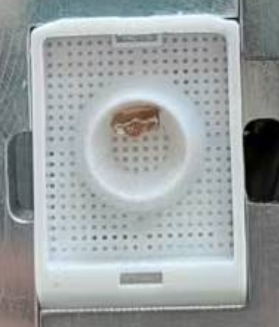
//> input picture NNFramework/pic_src/cont5.png, 279 x 327 px
$ ./mainFW   (built with g++ and OpenCV 4)
//> lines starting //> are read from the running program, lines starting //| are printed output that depends on the picture; after the words box and inside, x2 and y2 are one past the last pixel; in counts of white or black regions, pixels touching at a corner belong together


#include "../headers/opencv.h"

#include <filesystem>
#include <iostream>

int main(){
    cv::Mat image = cv::imread("../NNFramework/pic_src/cont5.png", cv::IMREAD_GRAYSCALE);
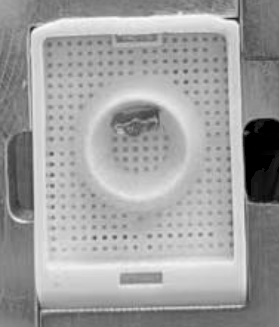
//> image: 327 rows x 279 cols, CV_8UC1; min 0, max 251, mean 159.4

    if(image.empty()) return 0;

    std::cout << __FILE__;

    cv::Mat bin_img;
    cv::Mat blurredImage;
    cv::GaussianBlur(image, blurredImage, cv::Size(7, 7), 1.5);

    cv::threshold(image,bin_img, 190, 255, cv::THRESH_BINARY);
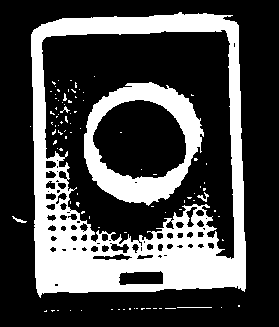
//> bin_img: 327 rows x 279 cols, CV_8UC1; 28.8% white; 93 white regions (87 under 20 px), largest, box (x1, y1, x2, y2) and area: (31, 12, 246, 298) 20291, (84, 82, 204, 206) 5484, (197, 192, 209, 202) 44, (12, 216, 27, 223) 36, (177, 307, 212, 308) 35, (60, 106, 70, 113) 25

    int kernelSize = 4;
    cv::Mat kernel =
            cv::getStructuringElement(cv::MORPH_ELLIPSE,
                                      cv::Size(kernelSize,
                                               kernelSize));

    cv::Mat morphImage;
    cv::morphologyEx(
            bin_img,
            morphImage,
            cv::MORPH_OPEN,
            kernel);
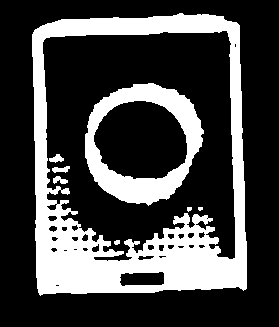
//> morphImage: 327 rows x 279 cols, CV_8UC1; 27.5% white; 8 white regions (1 under 20 px), largest, box (x1, y1, x2, y2) and area: (32, 13, 247, 296) 19405, (85, 83, 204, 206) 5407, (52, 166, 70, 173) 82


    cv::Mat edges;
    double lowerThreshold = 100;
    double upperThreshold = 200;
    cv::Canny(blurredImage, edges, lowerThreshold, upperThreshold);
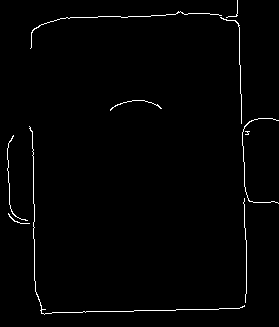
//> edges: 327 rows x 279 cols, CV_8UC1; 1.4% white in thin lines or dots

    cv::imshow("morph", morphImage);
    cv::imshow("edges", edges);
    cv::imshow("cont5.jpg", image);
    cv::imshow("cont5_bin.jpg", bin_img);

    cv::waitKey(0);
}

$ run again, with NNFramework/pic_src/cont1.jpg saved as NNFramework/pic_src/cont5.png
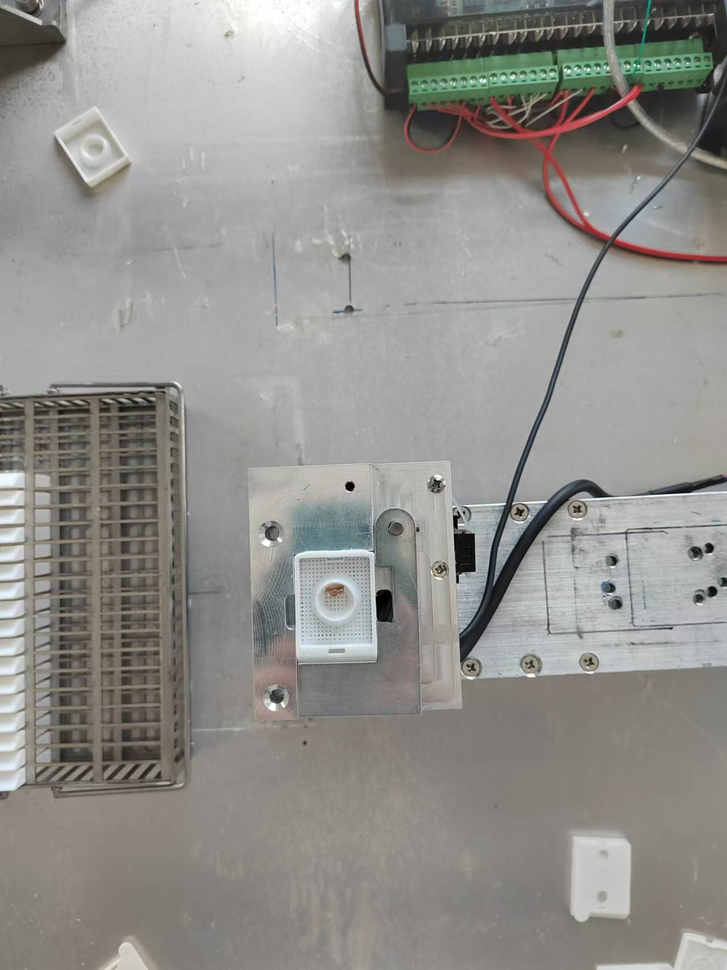
//> input picture NNFramework/pic_src/cont1.jpg, 727 x 970 px, shrunk from 1279 x 1706 before the run
//> `cv::threshold(image,bin_img, 190, 255, cv::THRESH_BINARY);`:
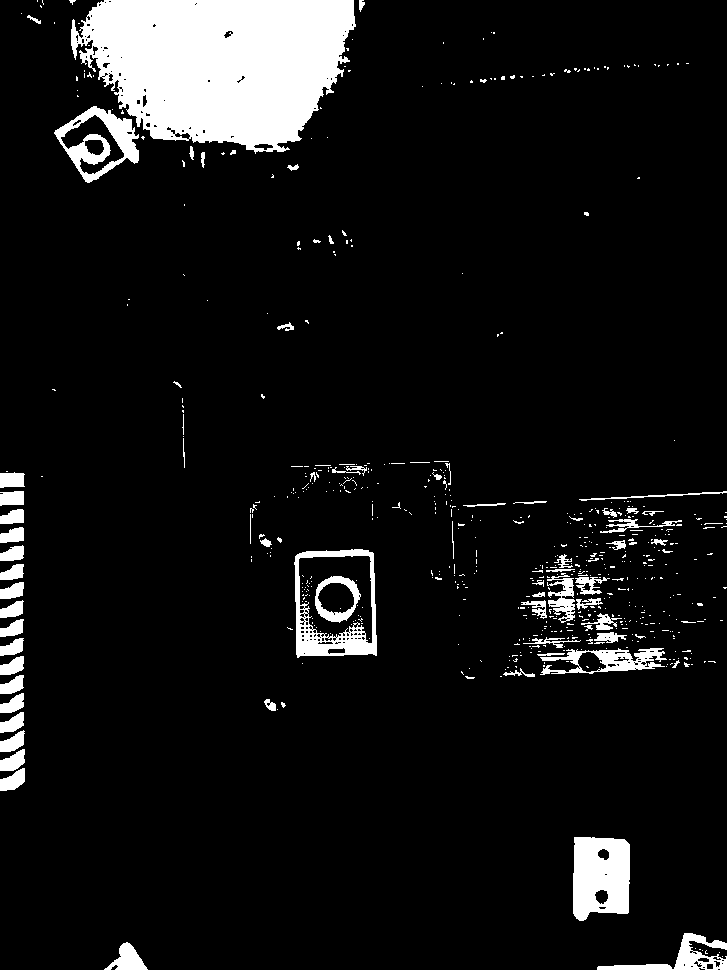
//> bin_img: 970 rows x 727 cols, CV_8UC1; 8.2% white; 622 white regions (545 under 20 px), largest, box (x1, y1, x2, y2) and area: (71, 0, 356, 154) 32138, (573, 837, 630, 921) 4055, (294, 549, 377, 658) 2911
//> morphImage: 970 rows x 727 cols, CV_8UC1; 7.3% white; 85 white regions (19 under 20 px), largest, box (x1, y1, x2, y2) and area: (81, 0, 356, 153) 31560, (574, 838, 631, 922) 4052, (295, 550, 378, 657) 2346
//> `cv::Canny(blurredImage, edges, lowerThreshold, upperThreshold);`:
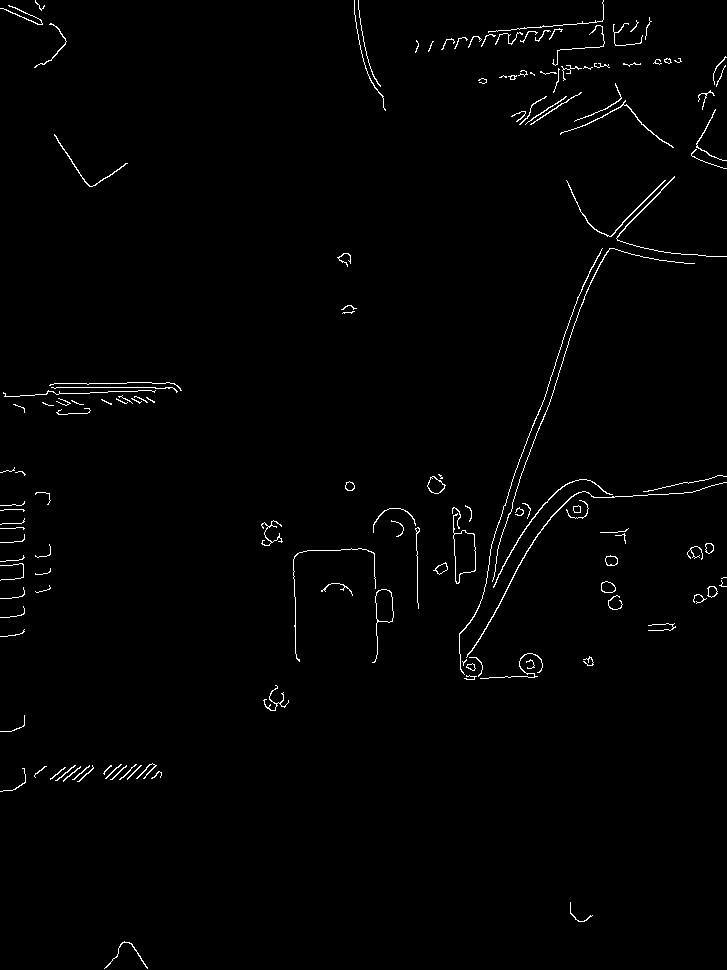
//> edges: 970 rows x 727 cols, CV_8UC1; 1.2% white in thin lines or dots
